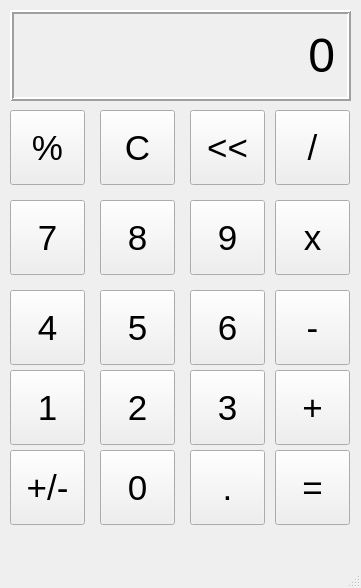
<?xml version="1.0" encoding="UTF-8"?>
<ui version="4.0">
 <class>MainWindow</class>
 <widget class="QMainWindow" name="MainWindow">
  <property name="geometry">
   <rect>
    <x>0</x>
    <y>0</y>
    <width>361</width>
    <height>588</height>
   </rect>
  </property>
  <property name="windowTitle">
   <string>Calculadora</string>
  </property>
  <widget class="QWidget" name="centralwidget">
   <widget class="QLabel" name="outputLabel">
    <property name="geometry">
     <rect>
      <x>10</x>
      <y>10</y>
      <width>341</width>
      <height>91</height>
     </rect>
    </property>
    <property name="font">
     <font>
      <pointsize>36</pointsize>
     </font>
    </property>
    <property name="layoutDirection">
     <enum>Qt::LeftToRight</enum>
    </property>
    <property name="frameShape">
     <enum>QFrame::Box</enum>
    </property>
    <property name="frameShadow">
     <enum>QFrame::Raised</enum>
    </property>
    <property name="lineWidth">
     <number>2</number>
    </property>
    <property name="text">
     <string>0</string>
    </property>
    <property name="alignment">
     <set>Qt::AlignRight|Qt::AlignTrailing|Qt::AlignVCenter</set>
    </property>
    <property name="margin">
     <number>10</number>
    </property>
   </widget>
   <widget class="QPushButton" name="percentButton">
    <property name="geometry">
     <rect>
      <x>10</x>
      <y>110</y>
      <width>75</width>
      <height>75</height>
     </rect>
    </property>
    <property name="font">
     <font>
      <pointsize>26</pointsize>
     </font>
    </property>
    <property name="text">
     <string>%</string>
    </property>
   </widget>
   <widget class="QPushButton" name="arrowButton">
    <property name="geometry">
     <rect>
      <x>190</x>
      <y>110</y>
      <width>75</width>
      <height>75</height>
     </rect>
    </property>
    <property name="font">
     <font>
      <pointsize>26</pointsize>
     </font>
    </property>
    <property name="text">
     <string>&lt;&lt;</string>
    </property>
   </widget>
   <widget class="QPushButton" name="cButton">
    <property name="geometry">
     <rect>
      <x>100</x>
      <y>110</y>
      <width>75</width>
      <height>75</height>
     </rect>
    </property>
    <property name="font">
     <font>
      <pointsize>26</pointsize>
     </font>
    </property>
    <property name="text">
     <string>C</string>
    </property>
   </widget>
   <widget class="QPushButton" name="divideButton">
    <property name="geometry">
     <rect>
      <x>275</x>
      <y>110</y>
      <width>75</width>
      <height>75</height>
     </rect>
    </property>
    <property name="font">
     <font>
      <pointsize>26</pointsize>
     </font>
    </property>
    <property name="text">
     <string>/</string>
    </property>
   </widget>
   <widget class="QPushButton" name="nineButton">
    <property name="geometry">
     <rect>
      <x>190</x>
      <y>200</y>
      <width>75</width>
      <height>75</height>
     </rect>
    </property>
    <property name="font">
     <font>
      <pointsize>26</pointsize>
     </font>
    </property>
    <property name="text">
     <string>9</string>
    </property>
   </widget>
   <widget class="QPushButton" name="eightButton">
    <property name="geometry">
     <rect>
      <x>100</x>
      <y>200</y>
      <width>75</width>
      <height>75</height>
     </rect>
    </property>
    <property name="font">
     <font>
      <pointsize>26</pointsize>
     </font>
    </property>
    <property name="text">
     <string>8</string>
    </property>
   </widget>
   <widget class="QPushButton" name="multiplyButton">
    <property name="geometry">
     <rect>
      <x>275</x>
      <y>200</y>
      <width>75</width>
      <height>75</height>
     </rect>
    </property>
    <property name="font">
     <font>
      <pointsize>26</pointsize>
     </font>
    </property>
    <property name="text">
     <string>x</string>
    </property>
   </widget>
   <widget class="QPushButton" name="sevenButton">
    <property name="geometry">
     <rect>
      <x>10</x>
      <y>200</y>
      <width>75</width>
      <height>75</height>
     </rect>
    </property>
    <property name="font">
     <font>
      <pointsize>26</pointsize>
     </font>
    </property>
    <property name="text">
     <string>7</string>
    </property>
   </widget>
   <widget class="QPushButton" name="sixButton">
    <property name="geometry">
     <rect>
      <x>190</x>
      <y>290</y>
      <width>75</width>
      <height>75</height>
     </rect>
    </property>
    <property name="font">
     <font>
      <pointsize>26</pointsize>
     </font>
    </property>
    <property name="text">
     <string>6</string>
    </property>
   </widget>
   <widget class="QPushButton" name="fiveButton">
    <property name="geometry">
     <rect>
      <x>100</x>
      <y>290</y>
      <width>75</width>
      <height>75</height>
     </rect>
    </property>
    <property name="font">
     <font>
      <pointsize>26</pointsize>
     </font>
    </property>
    <property name="text">
     <string>5</string>
    </property>
   </widget>
   <widget class="QPushButton" name="minusButton">
    <property name="geometry">
     <rect>
      <x>275</x>
      <y>290</y>
      <width>75</width>
      <height>75</height>
     </rect>
    </property>
    <property name="font">
     <font>
      <pointsize>26</pointsize>
     </font>
    </property>
    <property name="text">
     <string>-</string>
    </property>
   </widget>
   <widget class="QPushButton" name="fourButton">
    <property name="geometry">
     <rect>
      <x>10</x>
      <y>290</y>
      <width>75</width>
      <height>75</height>
     </rect>
    </property>
    <property name="font">
     <font>
      <pointsize>26</pointsize>
     </font>
    </property>
    <property name="text">
     <string>4</string>
    </property>
   </widget>
   <widget class="QPushButton" name="threeButton">
    <property name="geometry">
     <rect>
      <x>190</x>
      <y>370</y>
      <width>75</width>
      <height>75</height>
     </rect>
    </property>
    <property name="font">
     <font>
      <pointsize>26</pointsize>
     </font>
    </property>
    <property name="text">
     <string>3</string>
    </property>
   </widget>
   <widget class="QPushButton" name="twoButton">
    <property name="geometry">
     <rect>
      <x>100</x>
      <y>370</y>
      <width>75</width>
      <height>75</height>
     </rect>
    </property>
    <property name="font">
     <font>
      <pointsize>26</pointsize>
     </font>
    </property>
    <property name="text">
     <string>2</string>
    </property>
   </widget>
   <widget class="QPushButton" name="addButton">
    <property name="geometry">
     <rect>
      <x>275</x>
      <y>370</y>
      <width>75</width>
      <height>75</height>
     </rect>
    </property>
    <property name="font">
     <font>
      <pointsize>26</pointsize>
     </font>
    </property>
    <property name="text">
     <string>+</string>
    </property>
   </widget>
   <widget class="QPushButton" name="oneButton">
    <property name="geometry">
     <rect>
      <x>10</x>
      <y>370</y>
      <width>75</width>
      <height>75</height>
     </rect>
    </property>
    <property name="font">
     <font>
      <pointsize>26</pointsize>
     </font>
    </property>
    <property name="text">
     <string>1</string>
    </property>
   </widget>
   <widget class="QPushButton" name="decimalButton">
    <property name="geometry">
     <rect>
      <x>190</x>
      <y>450</y>
      <width>75</width>
      <height>75</height>
     </rect>
    </property>
    <property name="font">
     <font>
      <pointsize>26</pointsize>
     </font>
    </property>
    <property name="text">
     <string>.</string>
    </property>
   </widget>
   <widget class="QPushButton" name="zero">
    <property name="geometry">
     <rect>
      <x>100</x>
      <y>450</y>
      <width>75</width>
      <height>75</height>
     </rect>
    </property>
    <property name="font">
     <font>
      <pointsize>26</pointsize>
     </font>
    </property>
    <property name="text">
     <string>0</string>
    </property>
   </widget>
   <widget class="QPushButton" name="equalButton">
    <property name="geometry">
     <rect>
      <x>275</x>
      <y>450</y>
      <width>75</width>
      <height>75</height>
     </rect>
    </property>
    <property name="font">
     <font>
      <pointsize>26</pointsize>
     </font>
    </property>
    <property name="text">
     <string>=</string>
    </property>
   </widget>
   <widget class="QPushButton" name="plusminusButton">
    <property name="geometry">
     <rect>
      <x>10</x>
      <y>450</y>
      <width>75</width>
      <height>75</height>
     </rect>
    </property>
    <property name="font">
     <font>
      <pointsize>26</pointsize>
     </font>
    </property>
    <property name="text">
     <string>+/-</string>
    </property>
   </widget>
  </widget>
  <widget class="QMenuBar" name="menubar">
   <property name="geometry">
    <rect>
     <x>0</x>
     <y>0</y>
     <width>361</width>
     <height>21</height>
    </rect>
   </property>
  </widget>
  <widget class="QStatusBar" name="statusbar"/>
 </widget>
 <resources/>
 <connections/>
</ui>
